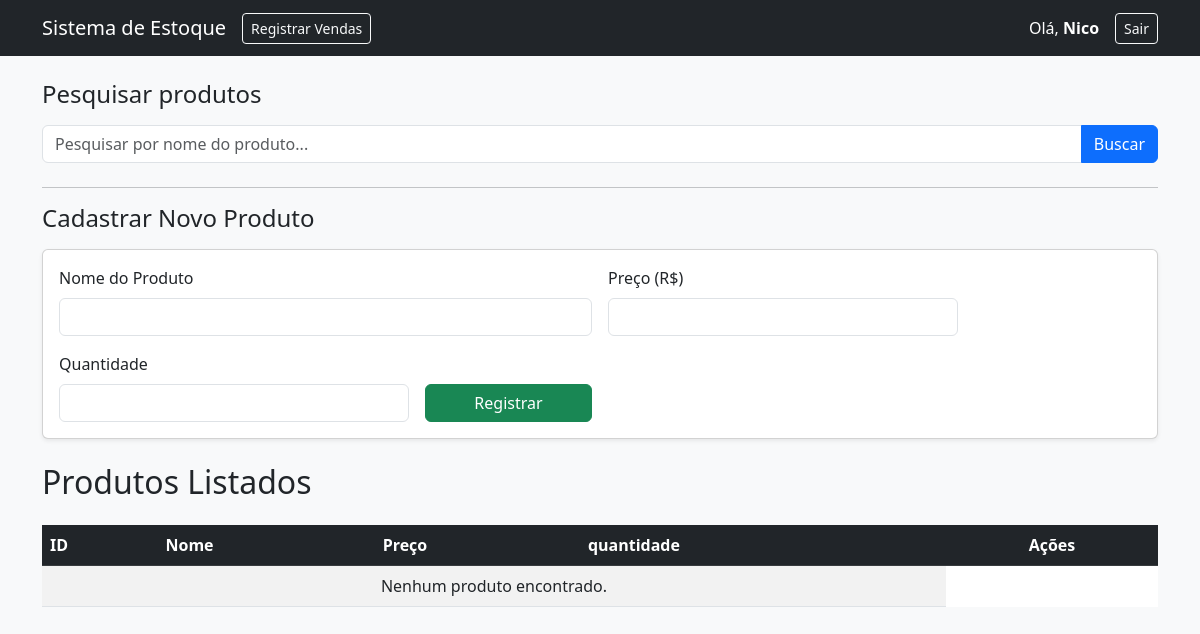
The page / (signed in) on the database as committed earlier.
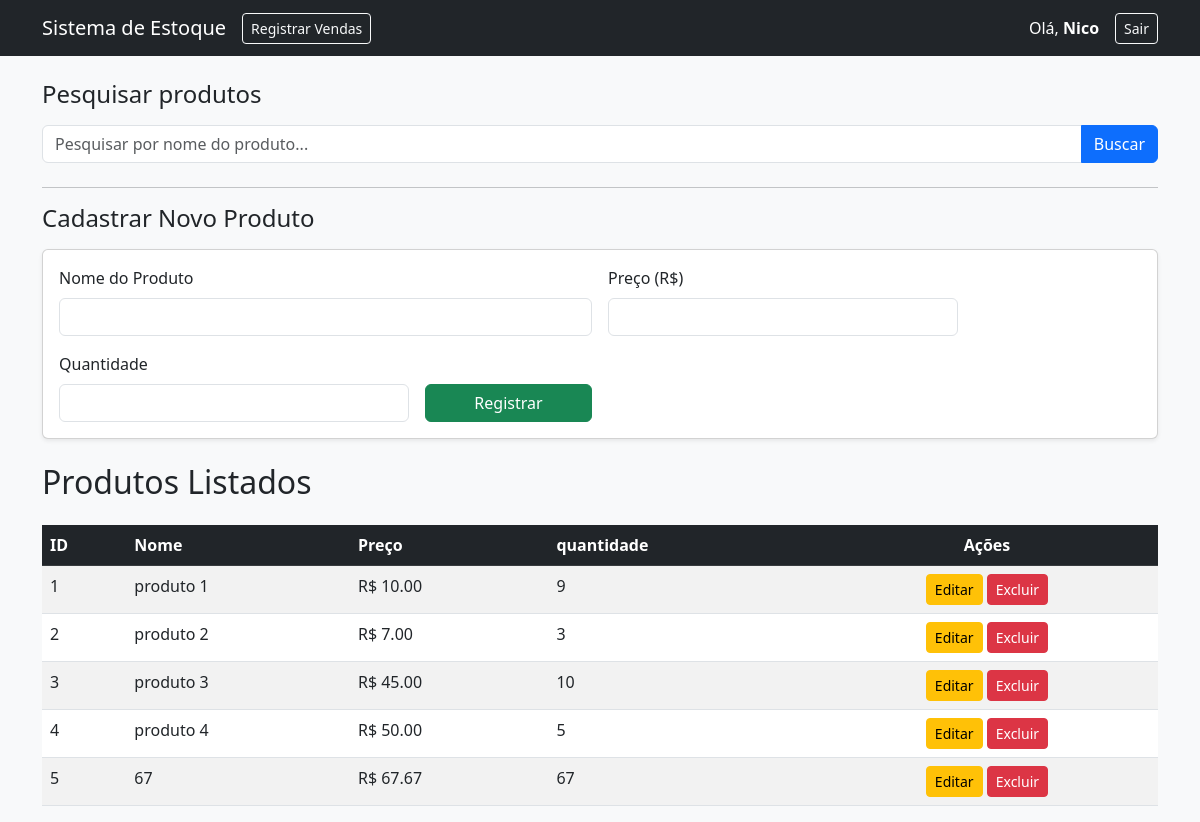
The same page on the database as committed later.
### app.py (models this page shows)
class Usuario(UserMixin, db.Model):
    id = db.Column(db.Integer, primary_key=True)
    username = db.Column(db.String(50), unique=True, nullable=False)
    senha = db.Column(db.String(50), nullable=False)
    produtos = db.relationship('Produto', backref='dono', lazy='select')
    vendas = db.relationship('Venda', backref='dono', lazy='select')
    fiados = db.relationship('Fiado', backref='dono', lazy='select')

class Produto(db.Model):
    id = db.Column(db.Integer, primary_key=True)
    nome = db.Column(db.String(100), nullable=False)
    preco = db.Column(db.Float, nullable=False)
    quantidade = db.Column(db.Integer, nullable=False)
    usuario_id = db.Column(db.Integer, db.ForeignKey('usuario.id'), nullable=False)

### app.py (the view, shortened to what this page needs)
@app.route('/', methods=['GET', 'POST'])
@login_required
def index():
    busca = request.args.get('busca')
    query_base = Produto.query.filter_by(usuario_id=current_user.id)
    if busca:
        produtos = query_base.filter(Produto.nome.contains(busca)).all()
    else:
        produtos = query_base.all()
    return render_template('index.html', produtos=produtos)

### app.py (called while the page is built)
@login_manager.user_loader
def load_user(user_id):
    return db.session.get(Usuario, int(user_id))

### templates/index.html (shortened to what this page needs)
<!DOCTYPE html>
<html lang="pt-br">
<head>
    <link href="https://cdn.jsdelivr.net/npm/bootstrap@5.3.0/dist/css/bootstrap.min.css" rel="stylesheet">
</head>
<body class="bg-light">
    <nav class="navbar navbar-expand-lg navbar-dark bg-dark mb-4">
        <div class="container">
            <a class="navbar-brand" href="/">Sistema de Estoque</a>
            <div class="collapse navbar-collapse" id="navbarNav">
                <ul class="navbar-nav ml-auto">
                    <li class="nav-item">
                        <a class="btn btn-outline-light btn-sm" href="registrarVendas">Registrar Vendas</a>
                    </li>
                </ul>
            </div>
            <div class="d-flex align-items-center">
                <span class="navbar-text me-3 text-white">
                    Olá, <strong>{{ current_user.username }}</strong>
                </span>
                <a href="/logout" class="btn btn-outline-light btn-sm">Sair</a>
            </div>
        </div>
    </nav>
    <div class="container">
        <h2 class="h4 mb-3">Pesquisar produtos</h2>
        <form method="GET" action="/" class="mb-4">
            <div class="input-group">
                <input type="text" name="busca" class="form-control" placeholder="Pesquisar por nome do produto..." value="{{ request.args.get('busca', '') }}">
                <button class="btn btn-primary" type="submit">Buscar</button>
            </div>
        </form>
        <hr>
        <h2 class="h4 mb-3">Cadastrar Novo Produto</h2>
        <div class="card card-body mb-4 shadow-sm">
            <form method="POST" class="row g-3">
                <div class="col-md-6">
                    <label for="nome" class="form-label">Nome do Produto</label>
                    <input type="text" name="nome" id="nome" class="form-control" required>
                </div>
                <div class="col-md-4">
                    <label for="preco" class="form-label">Preço (R$)</label>
                    <input type="number" step="0.01" name="preco" id="preco" class="form-control" required>
                </div>
                <div class="col-md-4">
                    <label for="quantidade" class="form-label">Quantidade</label>
                    <input type="number" step="1" name="quantidade" id="quantidade" class="form-control" required>
                </div>
                <div class="col-md-2 d-flex align-items-end">
                    <button type="submit" class="btn btn-success w-100">Registrar</button>
                </div>
            </form>
        </div>
        <h2>Produtos Listados</h2>
        <div class="table-responsive">
            <table class="table table-striped table-hover mt-3 bg-white">
                <thead class="table-dark">
                    <tr>
                        <th>ID</th>
                        <th>Nome</th>
                        <th>Preço</th>
                        <th>quantidade</th>
                        <th class="text-center">Ações</th>
                    </tr>
                </thead>
                <tbody>
                    {% for produto in produtos %}
                    <tr>
                        <td>{{ produto.id }}</td>
                        <td>{{ produto.nome }}</td>
                        <td>R$ {{ "%.2f"|format(produto.preco) }}</td>
                        <td>{{ produto.quantidade }}</td>
                        <td class="text-center">
                            <a href="/editar/{{produto.id}}" class="btn btn-warning btn-sm">Editar</a>
                            <a href="/deletar/{{produto.id}}" class="btn btn-danger btn-sm" onclick="return confirm('Tem certeza que deseja excluir o produto {{produto.nome}}?')">Excluir</a>
                        </td>
                    </tr>
                    {% endfor %}
                    {% if not produtos %}
                    <tr>
                        <td colspan="4" class="text-center">Nenhum produto encontrado.</td>
                    </tr>
                    {% endif %}
                </tbody>
            </table>
        </div>
    </div>
</body>
</html>

Rows that differ between the two databases and show on the page:
added Produto: id "1", nome "produto 1", preco "10.00", quantidade "9"
added Produto: id "2", nome "produto 2", preco "7.00", quantidade "3"
added Produto: id "3", nome "produto 3", preco "45.00", quantidade "10"
added Produto: id "4", nome "produto 4", preco "50.00", quantidade "5"
added Produto: id "5", nome "67", preco "67.67", quantidade "67"
Other text that changed with them:
text no longer shown: "Nenhum produto encontrado."
